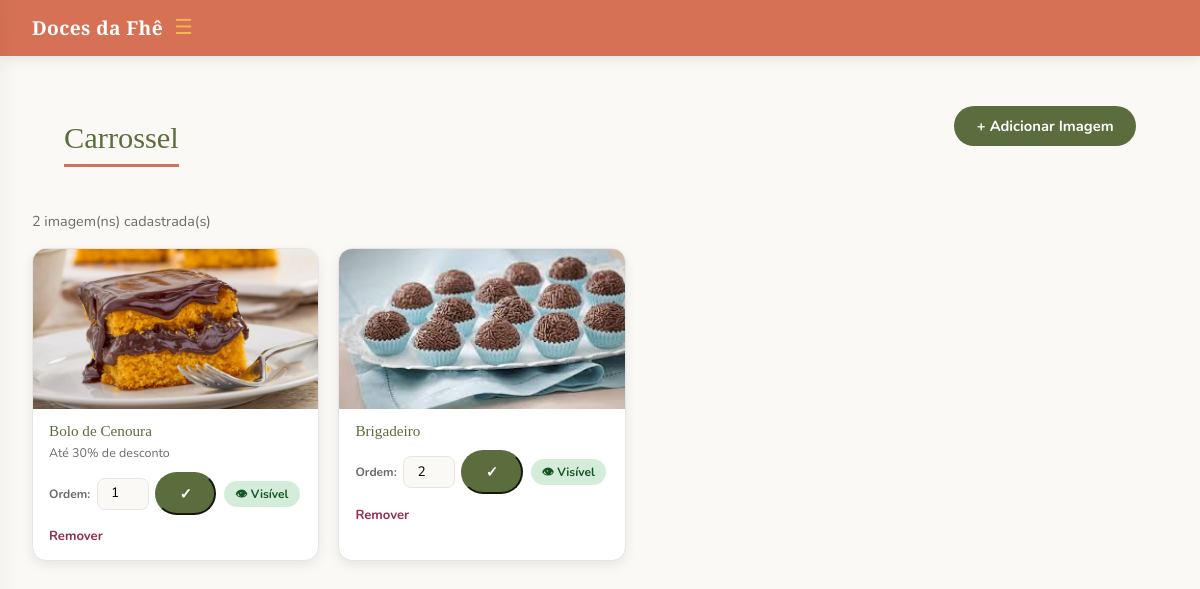
The page /carrossel/listar (signed in) on the database as committed earlier.
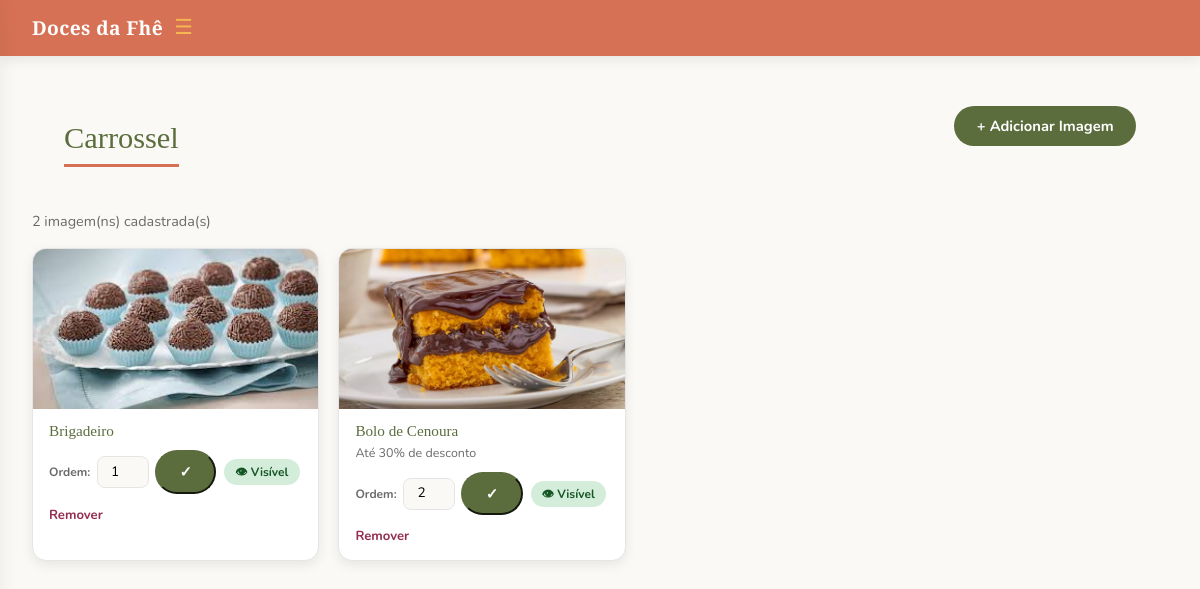
The same page on the database as committed later.
### models.py (models this page shows, shortened)
class CarrosselItem(db.Model):
    __tablename__ = "carrossel_itens"
    id         = db.Column(db.Integer, primary_key=True)
    titulo     = db.Column(db.String(200), nullable=True)
    subtitulo  = db.Column(db.String(300), nullable=True)
    imagem     = db.Column(db.String(300), nullable=False)  # nome do arquivo
    ordem      = db.Column(db.Integer, default=0)
    ativo      = db.Column(db.Boolean, default=True)
    created_at = db.Column(db.DateTime, default=datetime.utcnow)

### app.py (the view)
@app.route('/carrossel/listar')
@login_required
@admin_required
def carrossel_listar():
    itens = CarrosselItem.query.order_by(CarrosselItem.ordem).all()
    return render_template('listar_carrossel.html', itens=itens)

### app.py (called while the page is built)
def admin_required(f):
    @wraps(f)
    def decorated_function(*args, **kwargs):
        if not current_user.is_authenticated or not current_user.is_admin:
            flash("Acesso negado. São necessárias permissões de administrador.", "error")
            return redirect(url_for('dashboard'))
        return f(*args, **kwargs)
    return decorated_function

@login_manager.user_loader
def load_user(user_id):
    return User.query.get(int(user_id))

@app.context_processor
def carrinho_contador():
    if current_user.is_authenticated:
        total_itens = db.session.query(
            db.func.sum(CarrinhoItem.quantidade)
        ).filter_by(user_id=current_user.id).scalar() or 0
    else:
        total_itens = 0
    return dict(carrinho_total=total_itens)

### templates/listar_carrossel.html (shortened to what this page needs)
{% extends "base.html" %}
{% block styles %}
<link rel="stylesheet" href="{{ url_for('static', filename='admin.css') }}">
{% endblock %}
{% block content %}
<div style="display:flex; align-items:center; justify-content:space-between; flex-wrap:wrap; gap:1rem; margin: 2rem 2rem 1.5rem;">
  <h2>Carrossel</h2>
  {% if current_user.is_admin %}
    <a href="{{ url_for('carrossel_admin') }}" class="btn-primary">+ Adicionar Imagem</a>
  {% endif %}
</div>
{% if itens %}
<p style="margin: 0 2rem 1rem; color:#6B6B6B; font-size:.9rem;">
  {{ itens|length }} imagem(ns) cadastrada(s)
</p>
<div class="carrossel-grid">
  {% for item in itens %}
  <div class="carrossel-card">
    <img src="{{ url_for('static', filename='uploads/carrossel/' + item.imagem) }}" alt="{{ item.titulo }}">
    <div class="carrossel-card-body">
      <h4>{{ item.titulo or 'Sem título' }}</h4>
      <p>{{ item.subtitulo or '' }}</p>
      <div class="carrossel-card-actions">
        <form method="POST" action="{{ url_for('carrossel_ordem', id=item.id) }}" class="ordem-form">
          <label style="font-size:.75rem; font-weight:700; color:#6B6B6B;">Ordem:</label>
          <input type="number" name="ordem" value="{{ item.ordem }}" min="0">
          <button type="submit" class="btn-primary"
                  style="padding:.3rem .7rem; font-size:.75rem; margin:0; border-radius:12px;">✓</button>
        </form>
        <a href="{{ url_for('carrossel_toggle', id=item.id) }}"
           class="toggle-btn {{ 'toggle-on' if item.ativo else 'toggle-off' }}"
           style="font-size:.75rem; padding:.25rem .7rem;">
          {{ '👁 Visível' if item.ativo else '🚫 Oculto' }}
        </a>
        <form method="POST" action="{{ url_for('carrossel_deletar', id=item.id) }}"
              onsubmit="return confirm('Remover esta imagem?')">
          <button type="submit" class="btn-delete-inline">Remover</button>
        </form>
      </div>
    </div>
  </div>
  {% endfor %}
</div>
{% else %}
  <p style="margin: 0 2rem; color:#6B6B6B;">Nenhuma imagem no carrossel ainda.</p>
{% endif %}
{% endblock %}

### templates/base.html (shortened to what this page needs)
<!DOCTYPE html>
<html>
<head>
  <link href="https://cdn.jsdelivr.net/npm/bootstrap@5.3.0/dist/css/bootstrap.min.css" rel="stylesheet">
  {% block styles %}{% endblock %}
</head>
<body>
{% if current_user.is_authenticated and current_user.is_admin %}
<div class="topbar">
  <button class="topbar-btn" id="drawerToggle">
    <span class="topbar-title">Doces da Fhê</span>
    <span class="hamburger" id="hamburgerIcon">☰</span>
  </button>
</div>
{% endif %}
{% block content %}
{% endblock %}

### static/admin.css (style rules this page uses)
:root { --color-primary: #5B6D3D; --color-secondary: #D67155; --color-accent: #F3B651; --color-dark: #932E50; --color-bg: #FAF9F6; --color-white: #FFFFFF; --color-text: #2B2B2B; --color-text-light: #6B6B6B; --color-border: #E5E5E5; --color-hover-primary: #4a5932; --color-hover-accent: #d9a13f; --color-hover-secondary: #b85a42; --shadow-sm: 0 2px 6px rgba(0,0,0,.05); --shadow-md: 0 4px 12px rgba(0,0,0,.08); --shadow-lg: 0 8px 20px rgba(0,0,0,.12); --radius-sm: 6px; --radius-md: 10px; --radius-lg: 16px; }
html body { background: var(--color-bg) !important; font-family: 'Nunito', sans-serif !important; margin: 0 !important; padding: 0 !important; }
html body h2 { font-family: 'Playfair Display', serif !important; font-size: 1.9rem !important; color: var(--color-primary) !important; margin: 2rem 2rem 1.2rem !important; padding-bottom: .5rem !important; border-bottom: 3px solid var(--color-secondary) !important; display: inline-block !important; background: none !important; width: auto !important; }
html body .btn-primary, html body a.btn-primary, html body button.btn-primary { background-color: var(--color-primary) !important; border-color: var(--color-primary) !important; color: var(--color-white) !important; border-radius: 24px !important; padding: .55rem 1.4rem !important; font-family: 'Nunito', sans-serif !important; font-weight: 700 !important; font-size: .92rem !important; text-decoration: none !important; transition: background .2s, transform .15s !important; cursor: pointer !important; box-shadow: none !important; }
html body h2 + a { display: inline-block !important; margin: 0 2rem 1.4rem !important; }

### templates/base.html (style rules this page uses)
:root { --color-primary: #5B6D3D; --color-secondary: #D67155; --color-accent: #F3B651; --color-dark: #932E50; --color-bg: #FAF9F6; --color-white: #FFFFFF; --color-text: #2B2B2B; --color-text-light: #6B6B6B; --color-border: #E5E5E5; --color-hover-primary: #4a5932; --color-hover-accent: #d9a13f; --color-hover-secondary: #b85a42; --shadow-sm: 0 2px 6px rgba(0,0,0,.05); --shadow-md: 0 4px 12px rgba(0,0,0,.08); --shadow-lg: 0 8px 20px rgba(0,0,0,.12); --radius-sm: 6px; --radius-md: 10px; --radius-lg: 16px; }
* { box-sizing: border-box; }
body { font-family: 'Nunito', sans-serif !important; background: var(--color-bg); color: var(--color-text); margin: 0 !important; padding: 0 !important; }
.topbar { background: var(--color-secondary); padding: 0 2rem; height: 56px; display: flex; align-items: center; box-shadow: var(--shadow-md); position: sticky; top: 0; z-index: 200; }
.topbar-btn { background: none; border: none; cursor: pointer; display: flex; align-items: center; gap: .7rem; padding: 0; }
.topbar-title { font-family: 'Playfair Display', serif; font-size: 1.2rem; color: var(--color-white); font-weight: 700; letter-spacing: .02em; }
.hamburger { font-size: 1.3rem; color: var(--color-accent); }

### templates/listar_carrossel.html (style rules this page uses)
.carrossel-grid { max-width: 900px; margin: 0 2rem 3rem; display: grid; grid-template-columns: repeat(auto-fill, minmax(240px, 1fr)); gap: 1.2rem; }
.carrossel-card { background: #FFFFFF; border-radius: 14px; border: 1.5px solid #E5E5E5; overflow: hidden; box-shadow: 0 4px 12px rgba(0,0,0,.08); }
.carrossel-card img { width: 100%; height: 160px; object-fit: cover; display: block; }
.carrossel-card-body { padding: .8rem 1rem; }
.carrossel-card-body h4 { font-family: 'Playfair Display', serif; font-size: .95rem; color: #5B6D3D; margin-bottom: .2rem; }
.carrossel-card-body p { font-size: .78rem; color: #6B6B6B; margin-bottom: .6rem; }
.carrossel-card-actions { display: flex; gap: .5rem; align-items: center; flex-wrap: wrap; }
.ordem-form { display: flex; align-items: center; gap: .4rem; }
.ordem-form input { width: 52px; border: 1.5px solid #E5E5E5; border-radius: 8px; padding: .3rem .5rem; font-family: 'Nunito', sans-serif; font-size: .85rem; background: #FAF9F6; text-align: center; }
.toggle-btn { border: none; border-radius: 24px; padding: .3rem .9rem; font-size: .78rem; font-weight: 700; cursor: pointer; font-family: 'Nunito', sans-serif; transition: background .2s; text-decoration: none; display: inline-block; white-space: nowrap; }
.toggle-on { background: #d4edda !important; color: #155724 !important; }
.btn-delete-inline { background: none !important; border: none !important; cursor: pointer !important; color: #932E50 !important; font-weight: 700 !important; font-size: .82rem !important; font-family: 'Nunito', sans-serif !important; padding: 0 !important; }

Rows that differ between the two databases and show on the page:
changed CarrosselItem "Brigadeiro": ordem "2" → "1"; moves up the list
changed CarrosselItem "Bolo de Cenoura": ordem "1" → "2"
